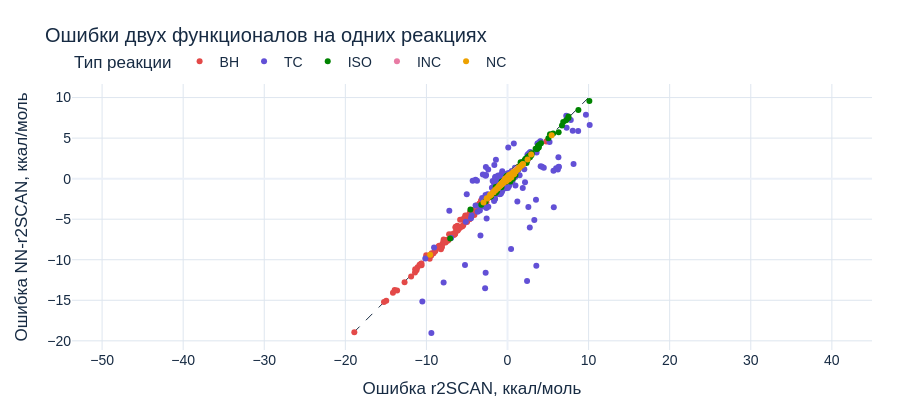

Notebook code for this chart:
### Code cell
fig = px.scatter(
    df, x="e_r2", y="e_nn", color="type", hover_name="reaction", hover_data=["dataset"],
    labels={"e_r2": "r2SCAN, ккал/моль", "e_nn": "NN-r2SCAN, ккал/моль",
            "dataset": "Набор", "type": "Тип реакции"},
    color_discrete_map=TYPE_COLORS, category_orders={"type": TYPES},
)
lo, hi = error_limits
fig.add_shape(type="line", x0=lo, y0=lo, x1=hi, y1=hi,
              line=dict(color=ROLE_COLORS["reference"], width=1, dash="dash"), layer="below")
fig.update_yaxes(scaleanchor="x", scaleratio=1)
style_chart(fig, "Ошибки двух функционалов на одних реакциях",
            "Ошибка r2SCAN, ккал/моль", "Ошибка NN-r2SCAN, ккал/моль",
            legend_title="Тип реакции").show()

### Figure 1 — Plotly figure (JSON) as saved in the notebook; plotly's stock layout.template omitted (floating-point values rounded to 4 significant figures; data arrays with more than 128 entries replaced by an {"elided": "..."} marker saying what was removed)
{"data": [{"customdata": {"elided": "140x1 str values"}, "hovertemplate": "<b>%{hovertext}</b><br><br>Тип реакции=BH<br>r2SCAN, ккал/моль=%{x}<br>NN-r2SCAN, ккал/моль=%{y}<br>Набор=%{customdata[0]}<extra></extra>", "hovertext": {"elided": "140 str values"}, "legendgroup": "BH", "marker": {"color": "#e34948", "symbol": "circle"}, "mode": "markers", "name": "BH", "orientation": "v", "showlegend": true, "type": "scatter", "x": {"elided": "140 float values"}, "xaxis": "x", "y": {"elided": "140 float values"}, "yaxis": "y"}, {"customdata": {"elided": "203x1 str values"}, "hovertemplate": "<b>%{hovertext}</b><br><br>Тип реакции=TC<br>r2SCAN, ккал/моль=%{x}<br>NN-r2SCAN, ккал/моль=%{y}<br>Набор=%{customdata[0]}<extra></extra>", "hovertext": {"elided": "203 str values"}, "legendgroup": "TC", "marker": {"color": "#6250d6", "symbol": "circle"}, "mode": "markers", "name": "TC", "orientation": "v", "showlegend": true, "type": "scatter", "x": {"elided": "203 float values"}, "xaxis": "x", "y": {"elided": "203 float values"}, "yaxis": "y"}, {"customdata": {"elided": "162x1 str values"}, "hovertemplate": "<b>%{hovertext}</b><br><br>Тип реакции=ISO<br>r2SCAN, ккал/моль=%{x}<br>NN-r2SCAN, ккал/моль=%{y}<br>Набор=%{customdata[0]}<extra></extra>", "hovertext": {"elided": "162 str values"}, "legendgroup": "ISO", "marker": {"color": "#008300", "symbol": "circle"}, "mode": "markers", "name": "ISO", "orientation": "v", "showlegend": true, "type": "scatter", "x": {"elided": "162 float values"}, "xaxis": "x", "y": {"elided": "162 float values"}, "yaxis": "y"}, {"customdata": {"elided": "152x1 str values"}, "hovertemplate": "<b>%{hovertext}</b><br><br>Тип реакции=INC<br>r2SCAN, ккал/моль=%{x}<br>NN-r2SCAN, ккал/моль=%{y}<br>Набор=%{customdata[0]}<extra></extra>", "hovertext": {"elided": "152 str values"}, "legendgroup": "INC", "marker": {"color": "#e87ba4", "symbol": "circle"}, "mode": "markers", "name": "INC", "orientation": "v", "showlegend": true, "type": "scatter", "x": {"elided": "152 float values"}, "xaxis": "x", "y": {"elided": "152 float values"}, "yaxis": "y"}, {"customdata": {"elided": "204x1 str values"}, "hovertemplate": "<b>%{hovertext}</b><br><br>Тип реакции=NC<br>r2SCAN, ккал/моль=%{x}<br>NN-r2SCAN, ккал/моль=%{y}<br>Набор=%{customdata[0]}<extra></extra>", "hovertext": {"elided": "204 str values"}, "legendgroup": "NC", "marker": {"color": "#eda100", "symbol": "circle"}, "mode": "markers", "name": "NC", "orientation": "v", "showlegend": true, "type": "scatter", "x": {"elided": "204 float values"}, "xaxis": "x", "y": {"elided": "204 float values"}, "yaxis": "y"}], "layout": {"font": {"color": "#172B43", "family": "Arial", "size": 14}, "height": 410, "hoverlabel": {"namelength": -1}, "legend": {"orientation": "h", "title": {"text": "Тип реакции"}, "tracegroupgap": 0, "x": 0, "y": 1.02, "yanchor": "bottom"}, "margin": {"b": 60, "l": 72, "r": 28, "t": 84}, "paper_bgcolor": "#FFFFFF", "plot_bgcolor": "#FFFFFF", "shapes": [{"layer": "below", "line": {"color": "#172B43", "dash": "dash", "width": 1}, "type": "line", "x0": -19.03, "x1": 10.13, "y0": -19.03, "y1": 10.13}], "title": {"text": "Ошибки двух функционалов на одних реакциях"}, "xaxis": {"anchor": "y", "automargin": true, "domain": [0.0, 1.0], "gridcolor": "#DEE6EF", "title": {"text": "Ошибка r2SCAN, ккал/моль"}}, "yaxis": {"anchor": "x", "automargin": true, "domain": [0.0, 1.0], "gridcolor": "#DEE6EF", "scaleanchor": "x", "scaleratio": 1, "title": {"text": "Ошибка NN-r2SCAN, ккал/моль"}}}}
